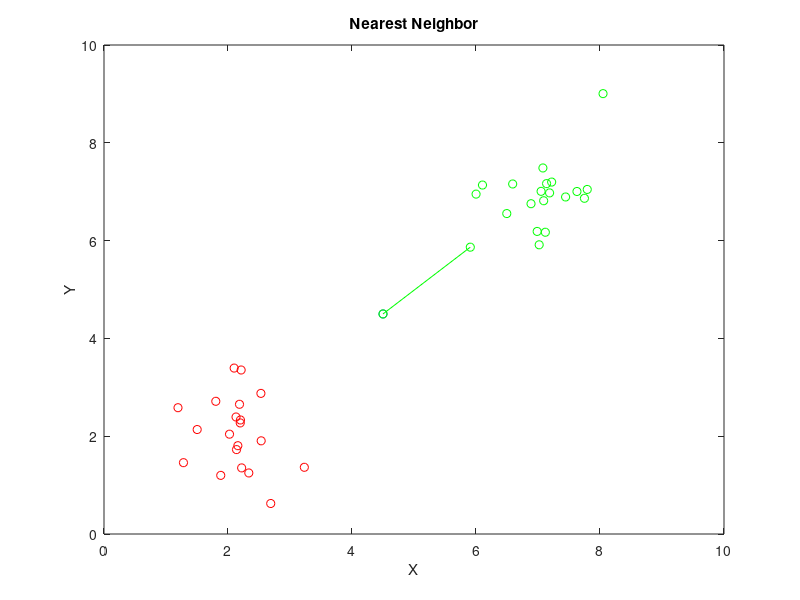

This figure's MATLAB source:
%%
clear all; close all; clc;

xvals = randn(20,2) * sqrt(0.3) + 2
yvals = randn(20,2) * sqrt(0.3) + 7

figure(1)
axis([0 9 0 9])
axis('square')
axis equal
colormap('gray')
plot(xvals(:,1),xvals(:,2),'ro')
hold on
plot(yvals(:,1),yvals(:,2),'go')
plot(4.5,4.5,'o')
xlabel('X')
ylabel('Y')
title('Nearest Neighbor')

listpoints = [xvals;yvals]
getassoc = [zeros(20,1);ones(20,1)]

numneighbors = 1
dist = zeros(40, 1)
listpointsordered = zeros(40,2)

for i=1:40
    dist(i) = sqrt( (4.5- listpoints(i,1))^2 + (4.5-listpoints(i,2))^2)
end

%%
for i = 1:numneighbors
    min = 999999
    ind = 1
    for j = 1:length(listpoints)
        if dist(j) < min
            ind = j
            min = dist(j)
        end
    end
    tempar = [4.5,4.5;listpoints(ind,1),listpoints(ind,2)]
    if eq(getassoc(ind),1)
         plot(tempar(:,1), tempar(:,2),'g')
    else
         plot(tempar(:,1), tempar(:,2), 'r')
    end
    getassoc(ind) = []
    colorchoice = sum(getassoc)
    if colorchoice > length(getassoc)/2
        plot(4.5,4.5, 'ro')
    else
        plot(4.5,4.5, 'go')
    end
    dist(ind) = []
    listpoints(ind,:)=[]
end